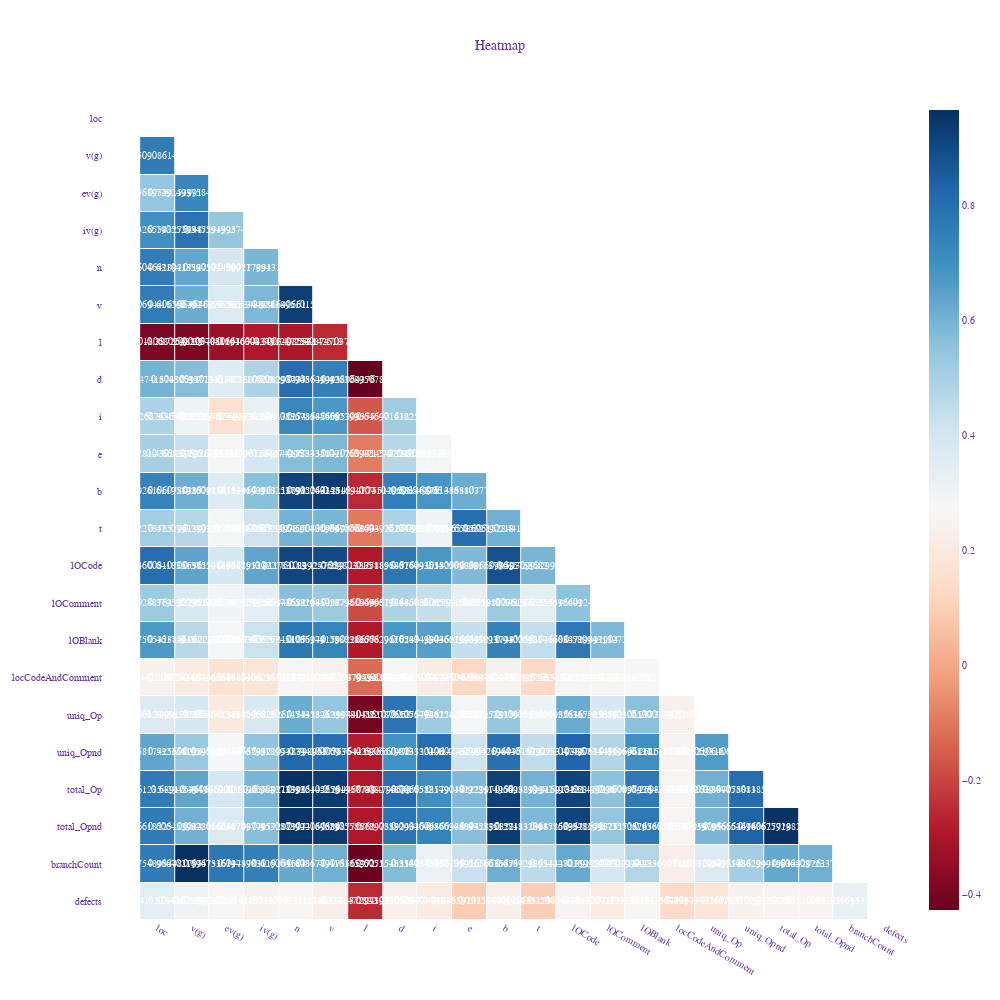

The notebook cell this image was saved under:
### Code cell
# fig = ff.create_annotated_heatmap(z=cor_mat_lower.to_numpy(), 
#                                   x=cor_mat_lower.columns.tolist(),
#                                   y=cor_mat_lower.columns.tolist(),
#                                   colorscale=px.colors.diverging.RdBu,
                        
#                                   showscale=True, ygap=1, xgap=1
#                                  )

# fig.update_xaxes(side="bottom")

# fig.update_layout(
#     title_text='Heatmap', 
#     title_x=0.5, 
#     width=1000, 
#     height=1000,
#     xaxis_showgrid=False,
#     yaxis_showgrid=False,
#     xaxis_zeroline=False,
#     yaxis_zeroline=False,
#     font=dict(
#         family="Courier New, monospace",
#         size=10,  # Set the font size here
#         color="RebeccaPurple"
#     ),
#     yaxis_autorange='reversed',
#     template='plotly_white'
# )

# # NaN values are not handled automatically and are displayed in the figure
# # So we need to get rid of the text manually
# for i in range(len(fig.layout.annotations)):
#     if fig.layout.annotations[i].text == 'nan':
#         fig.layout.annotations[i].text = ""

# fig.show()
